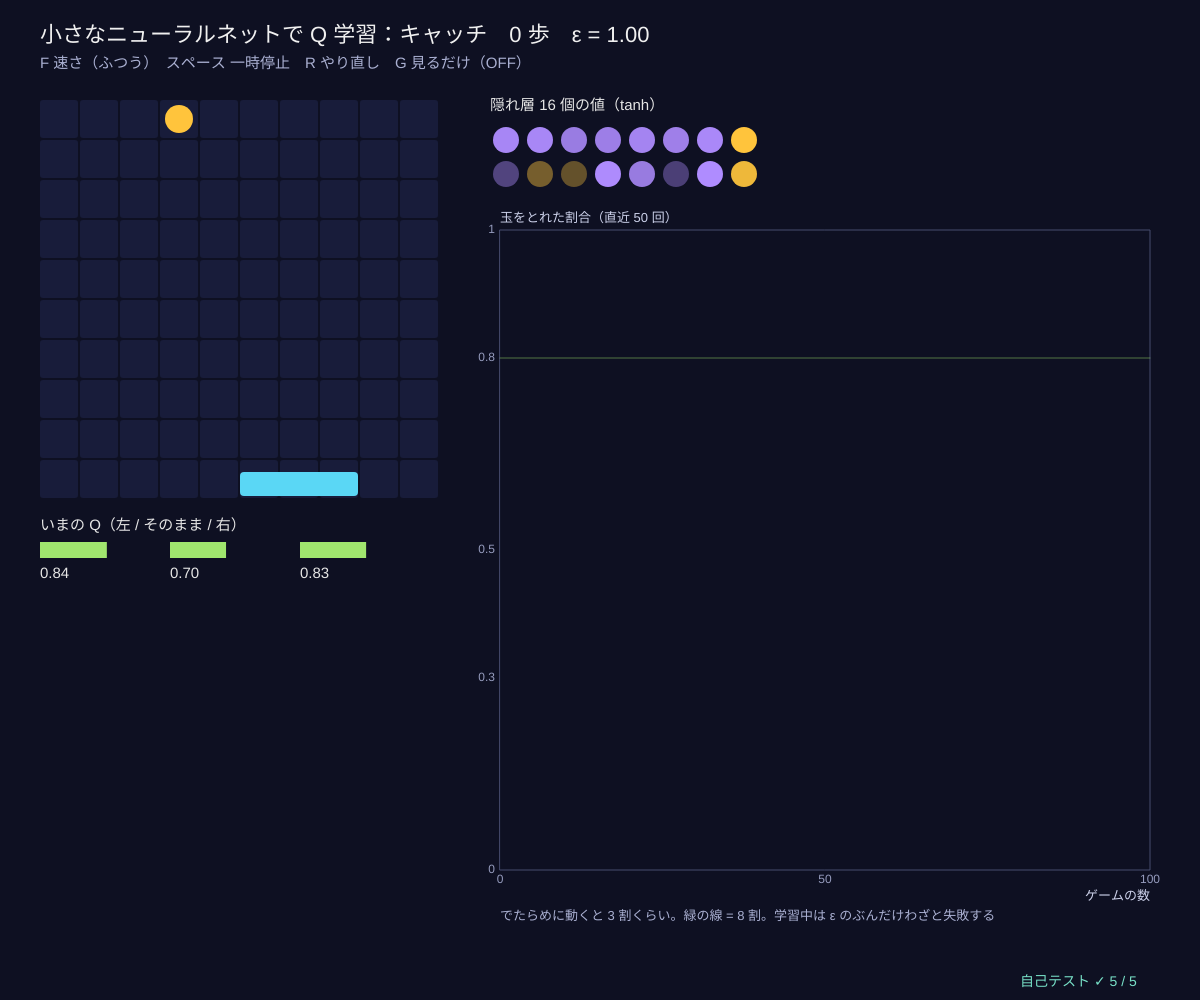
Frame 1 (no input)
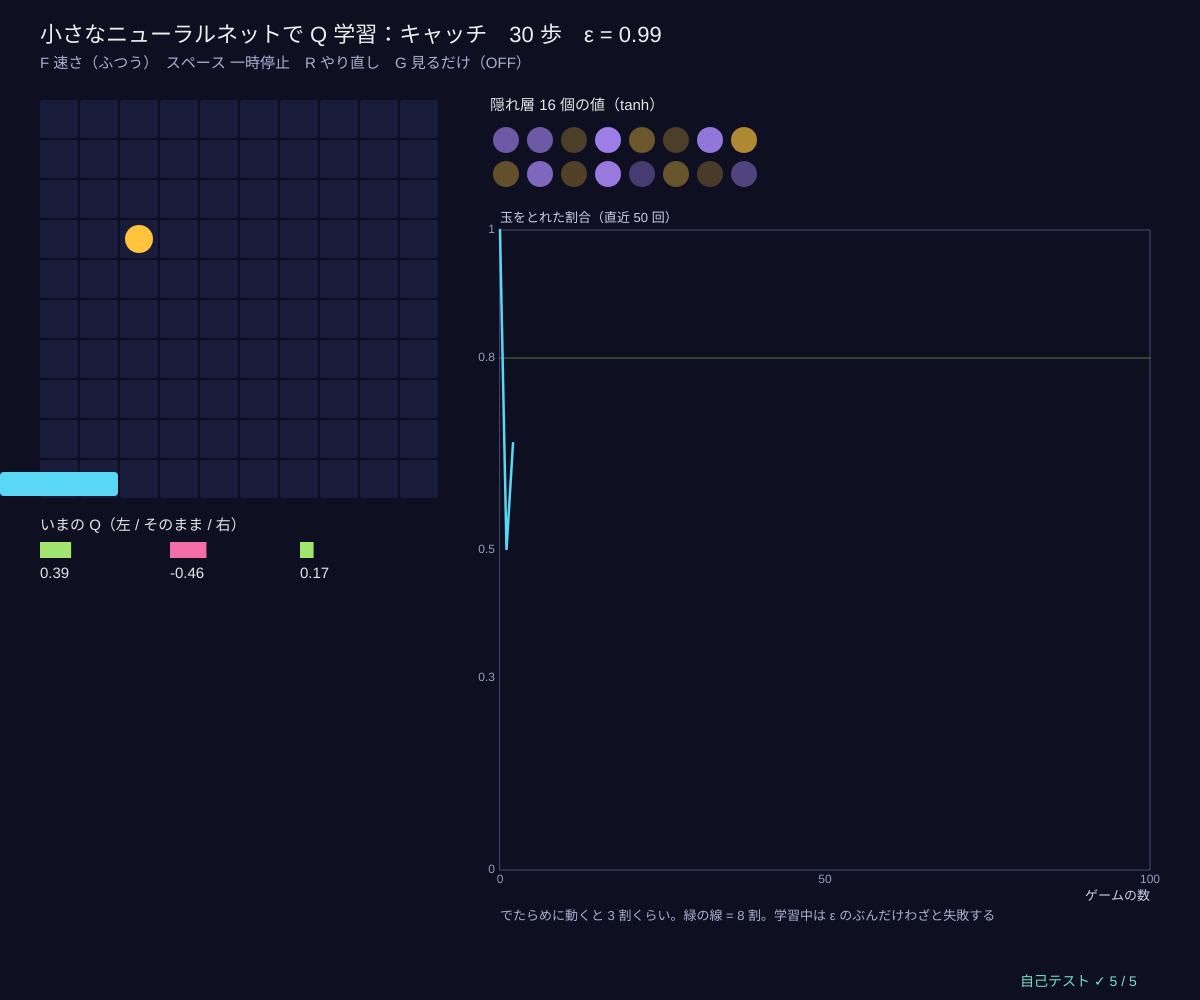
Frame 60 (no input)
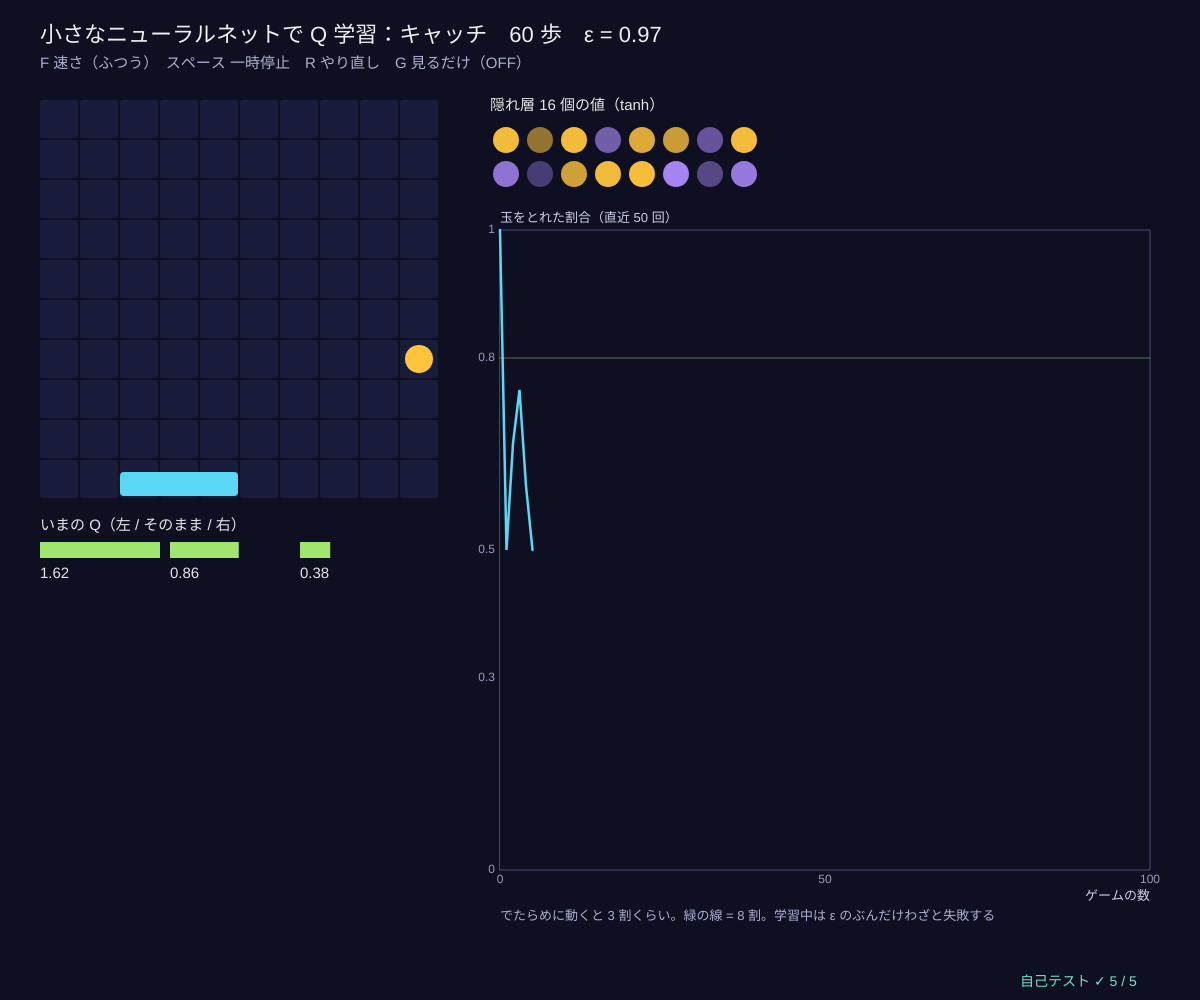
Frame 120 (the mouse pressed at the canvas centre since frame 60)

The p5.js sketch that drew these frames (run headless with seeded random() and noise() and a simulated clock; from frame 60 on, the mouse is pressed at the canvas centre):

// p5.js sketch
// ── sketch.js
// ============================================
// 11 小さなニューラルネットで Q 学習 ─ 落ちてくる玉を、幅 3 のかごで受ける「キャッチ」（10 × 10）
// 状態（玉の列・玉の行・かごの列）を 30 個の 0/1 にして、隠れ層 1 層（16 個、tanh）のネットで Q(s, 左/そのまま/右) を出す。
// 表のかわりにネットを使う Q 学習の 2 つの工夫：経験再生（昔の経験をためて、ランダムに 16 個ずつ学ぶ）と
// ターゲットネットワーク（目標 r + γ max Q′ は、100 歩ごとにコピーした古いネットで計算 → 目標が逃げない）
// 誤差逆伝播は手書き、最適化は Adam。F 速さ / スペース 一時停止 / R やり直し / G 見るだけ（ε = 0、学習しない）
// ============================================

const BOARD_N = 10, NIN = 30, NH = 16, NA = 3;       // ★ 盤の大きさ、入力・隠れ層・出力の数
const GAMMA = 0.9, LR = 0.01, BATCH = 16, BUF_SIZE = 3000, TARGET_EVERY = 100;   // ★ 学習の設定
const EPS_STEPS = 2400;                            // ★ ε を 1 → 0.1 に下げる歩数
const NET_KEYS = ['W1', 'b1', 'W2', 'b2'];
let dqn, speed = 1, paused = false, watchOnly = false, lastQ = [0, 0, 0], lastH = [];
const SPEEDS = ['ゆっくり', 'ふつう', '速い'];

function setup() { createCanvas(windowWidth, windowHeight); selfTest(); seedRng(2); dqn = makeDqn(); }

// ---- ゲーム
function newGame() { return { bx: Math.floor(rnd() * BOARD_N), by: 0, px: Math.floor(rnd() * BOARD_N) }; }
function gameStep(g, a) {                // a = 0 左、1 そのまま、2 右。戻り値：0 続く、+1 とれた、−1 落とした
  g.px = clampv(g.px + a - 1, 0, BOARD_N - 1); g.by++;
  if (g.by === BOARD_N - 1) return Math.abs(g.bx - g.px) <= 1 ? 1 : -1;
  return 0;
}
function encode(g) { return [g.bx, BOARD_N + g.by, 2 * BOARD_N + g.px]; }   // 30 個の入力のうち 1 になる 3 つの番号

// ---- ニューラルネット（30 → 16 tanh → 3）
function newNet() {
  return { W1: Array.from({ length: NH * NIN }, () => randn() * Math.sqrt(1 / 3)), b1: new Array(NH).fill(0), W2: Array.from({ length: NA * NH }, () => randn() * Math.sqrt(1 / NH)), b2: new Array(NA).fill(0) };
}
function cloneNet(n) { let o = {}; for (let k of NET_KEYS) o[k] = n[k].slice(); return o; }
function zerosLike() { return { W1: new Float64Array(NH * NIN), b1: new Float64Array(NH), W2: new Float64Array(NA * NH), b2: new Float64Array(NA) }; }
function forward(net, x) {               // x = 1 になる入力の番号（ほかは 0 なので足すだけ）
  let hid = new Array(NH), q = new Array(NA);
  for (let j = 0; j < NH; j++) { let s = net.b1[j]; for (let i of x) s += net.W1[j * NIN + i]; hid[j] = Math.tanh(s); }
  for (let a = 0; a < NA; a++) { let s = net.b2[a]; for (let j = 0; j < NH; j++) s += net.W2[a * NH + j] * hid[j]; q[a] = s; }
  return { hid, q };
}
// ★ 誤差逆伝播：損失 ½ (Q(s,a) − y)² の各重みでの微分を gr に足しこむ
function backprop(net, x, a, y, gr) {
  let f = forward(net, x), d = f.q[a] - y;
  gr.b2[a] += d;
  for (let j = 0; j < NH; j++) {
    gr.W2[a * NH + j] += d * f.hid[j];
    let dh = d * net.W2[a * NH + j] * (1 - f.hid[j] * f.hid[j]);   // tanh′ = 1 − tanh²
    gr.b1[j] += dh; for (let i of x) gr.W1[j * NIN + i] += dh;
  }
  return 0.5 * d * d;
}
function adamStep(net, gr, opt, n) {     // Adam：勾配の平均と 2 乗の平均で、重みごとに歩幅を調整
  opt.t++; let c1 = 1 - Math.pow(0.9, opt.t), c2 = 1 - Math.pow(0.999, opt.t);
  for (let k of NET_KEYS) {
    let p = net[k], g = gr[k], m = opt.m[k], v = opt.v[k];
    for (let i = 0; i < p.length; i++) {
      let gi = g[i] / n; m[i] = 0.9 * m[i] + 0.1 * gi; v[i] = 0.999 * v[i] + 0.001 * gi * gi;
      p[i] -= (LR * (m[i] / c1)) / (Math.sqrt(v[i] / c2) + 1e-8);
    }
  }
}
// ---- DQN エージェント
function makeDqn() { let net = newNet(); return { net, tgt: cloneNet(net), opt: { t: 0, m: zerosLike(), v: zerosLike() }, gr: zerosLike(), buf: [], t: 0, game: newGame(), results: [] }; }
function epsAt(t) { return Math.max(0.1, 1 - t / EPS_STEPS); }
function dqnStep(d, learn) {
  let x = encode(d.game), f = forward(d.net, x), a = learn && rnd() < epsAt(d.t) ? Math.floor(rnd() * NA) : argmaxFirst(f.q);
  lastQ = f.q; lastH = f.hid;
  let r = gameStep(d.game, a), done = r !== 0, x2 = encode(d.game);
  if (done) { d.results.push(r > 0 ? 1 : 0); d.game = newGame(); }
  if (!learn) return;
  let e = [x, a, r, x2, done];
  if (d.buf.length < BUF_SIZE) d.buf.push(e); else d.buf[d.t % BUF_SIZE] = e;   // 経験再生のバッファ（古いものから上書き）
  if (d.buf.length >= BATCH) {
    for (let k of NET_KEYS) d.gr[k].fill(0);
    for (let k = 0; k < BATCH; k++) {
      let [s, aa, rr, s2, dd] = d.buf[Math.floor(rnd() * d.buf.length)];
      let y = dd ? rr : rr + GAMMA * maxOf(forward(d.tgt, s2).q);   // 目標はターゲットネットワークで
      backprop(d.net, s, aa, y, d.gr);
    }
    adamStep(d.net, d.gr, d.opt, BATCH);
  }
  d.t++;
  if (d.t % TARGET_EVERY === 0) d.tgt = cloneNet(d.net);
}
function catchRate(net) {               // 100 通りの始まり方すべてで、貪欲に動いたときにとれる割合
  let win = 0;
  for (let bx = 0; bx < BOARD_N; bx++) for (let px = 0; px < BOARD_N; px++) { let g = { bx, by: 0, px }, r = 0; while (r === 0) r = gameStep(g, argmaxFirst(forward(net, encode(g)).q)); if (r > 0) win++; }
  return win / (BOARD_N * BOARD_N);
}

function draw() {
  background(...BG);
  let t0 = performance.now();
  if (!paused) {
    if (watchOnly || speed === 0) { if (frameCount % 6 === 0) dqnStep(dqn, !watchOnly); }
    else if (speed === 1) { if (frameCount % 2 === 0) dqnStep(dqn, true); }
    else while (performance.now() - t0 < 7) dqnStep(dqn, true);
  }
  noStroke(); fill(240); textSize(22); textAlign(LEFT, BASELINE);
  text('小さなニューラルネットで Q 学習：キャッチ　' + dqn.t + ' 歩　ε = ' + (watchOnly ? '0（見るだけ）' : epsAt(dqn.t).toFixed(2)), 40, 42);
  fill(170, 176, 210); textSize(15);
  text('F 速さ（' + SPEEDS[speed] + '）　スペース 一時停止　R やり直し　G 見るだけ（' + (watchOnly ? 'ON' : 'OFF') + '）', 40, 68);

  // ---- 盤
  let cs = Math.min(40, (height - 220) / BOARD_N), gx = 40, gy = 100, g = dqn.game;
  for (let y = 0; y < BOARD_N; y++) for (let x = 0; x < BOARD_N; x++) { fill(24, 28, 58); rect(gx + x * cs, gy + y * cs, cs - 2, cs - 2, 3); }
  fill(...GOLD); circle(gx + g.bx * cs + cs / 2 - 1, gy + g.by * cs + cs / 2 - 1, cs * 0.7);
  fill(...CYAN); rect(gx + (g.px - 1) * cs, gy + (BOARD_N - 1) * cs + cs * 0.3, cs * 3 - 2, cs * 0.6, 4);
  // Q の値
  let qx = gx, qy = gy + BOARD_N * cs + 30;
  fill(230); textSize(15); text('いまの Q（左 / そのまま / 右）', qx, qy);
  lastQ.forEach((v, a) => { let w = clampv(Math.abs(v) * 80, 0, 120); fill(v >= 0 ? color(...LIME) : color(...PINK)); rect(qx + a * 130, qy + 12, v >= 0 ? w : w, 16); fill(230); text(fmtN(v, 2), qx + a * 130, qy + 48); });

  // ---- 隠れ層の活性（16 個）
  let nx = gx + BOARD_N * cs + 50, ny = 120;
  fill(230); textSize(15); text('隠れ層 16 個の値（tanh）', nx, ny - 10);
  lastH.forEach((v, j) => { fill(v > 0 ? color(...GOLD, 60 + 195 * v) : color(...VIOLET, 60 - 195 * v)); circle(nx + 16 + (j % 8) * 34, ny + 20 + Math.floor(j / 8) * 34, 26); });

  // ---- 成功率
  let res = dqn.results, n = res.length, rate = [];
  for (let i = 0; i < n; i++) rate.push(meanOf(res.slice(Math.max(0, i - 49), i + 1)));
  let pg = { x: nx + 10, y: 230, w: width - nx - 60, h: height - 360, x0: 0, x1: Math.max(100, n), y0: 0, y1: 1 };
  plotAxes(pg, 'ゲームの数', '玉をとれた割合（直近 50 回）', [0, Math.round(pg.x1 / 2), pg.x1], [0, 0.3, 0.5, 0.8, 1]);
  stroke(...LIME, 120); strokeWeight(1); line(pg.x, gY(pg, 0.8), pg.x + pg.w, gY(pg, 0.8));
  drawCurve(pg, rate, CYAN, 2.5);
  noStroke(); fill(170, 176, 210); textSize(13);
  text('でたらめに動くと 3 割くらい。緑の線 = 8 割。学習中は ε のぶんだけわざと失敗する', pg.x, pg.y + pg.h + 50);
  drawSelfTest(width - 180, height - 14);
}

function keyPressed() {
  if (key === 'f' || key === 'F') speed = (speed + 1) % 3;
  if (key === ' ') paused = !paused;
  if (key === 'r' || key === 'R') dqn = makeDqn();
  if (key === 'g' || key === 'G') watchOnly = !watchOnly;
  return false;
}

// ---- 自己テスト
function selfTest() {
  selfTestResults = [];
  // 数値微分との照合（中心差分）
  seedRng(3); let net = newNet(), x = [3, BOARD_N + 4, 2 * BOARD_N + 6], gr = zerosLike(), worst = 0;
  backprop(net, x, 1, 0.7, gr);
  let lossAt = () => 0.5 * (forward(net, x).q[1] - 0.7) ** 2;
  for (let k of NET_KEYS) for (let i = 0; i < net[k].length; i++) {
    let o = net[k][i]; net[k][i] = o + 1e-5; let lp = lossAt(); net[k][i] = o - 1e-5; let lm = lossAt(); net[k][i] = o;
    let num = (lp - lm) / 2e-5, an = gr[k][i];
    if (Math.abs(num) + Math.abs(an) > 1e-9) worst = Math.max(worst, Math.abs(num - an) / (Math.abs(num) + Math.abs(an)));
  }
  check('誤差逆伝播 = 数値微分（全部の重み、相対誤差の最大 ' + worst.toExponential(1) + ' < 10⁻⁵）', worst < 1e-5);
  let before = catchRate(net);
  seedRng(4); let d = makeDqn(), r0 = catchRate(d.net), copyOk = d.tgt.W1 !== d.net.W1 && d.tgt.W1[0] === d.net.W1[0];
  for (let t = 0; t < 6000; t++) dqnStep(d, true);
  let r1 = catchRate(d.net);
  check('学習前のネットはあまりとれない（' + Math.round(100 * Math.max(before, r0)) + '%）', Math.max(before, r0) < 0.6);
  check('6000 歩学習すると、100 通りの始まり方のうち ' + Math.round(100 * r1) + '% をとれる（> 80%）', r1 > 0.8);
  check('ターゲットネットワークは中身のコピー（同じ値、別の配列）', copyOk);
  check('重みに NaN・Infinity なし', NET_KEYS.every((k) => noNaN(Array.from(d.net[k]))));
  reportSelfTest();
}

// ---------- やってみよう ----------
// 1. TARGET_EVERY を 1 にすると（ターゲットネットワークなし）、学習はどうなる？
// 2. BUF_SIZE を 16 にすると（ほとんど経験再生なし）？ 直前の経験ばかり学ぶとどうなる？
// 3. NH を 4 や 64 にしてみよう。小さすぎると覚えられない、大きいと遅い
// 4. 入力を 100 マスの絵（0/1）にすると、本物の「画面から学ぶ」に近づく（NIN = 100 に）
// 5. G で見るだけにして、学習したかごの動きを観察しよう。どこで動き出す？

// ==================================================
// ここから下は「強化学習の道具」（中身は読まなくても OK。消さないでね）
// ==================================================
// ---- 色と小さな道具
const BG = [14, 16, 34];                // 背景（アーケードの紺）
const GOLD = [255, 196, 60], CYAN = [90, 215, 245], PINK = [245, 110, 170], LIME = [160, 230, 110], VIOLET = [175, 140, 255];
function clampv(v, a, b) { return v < a ? a : v > b ? b : v !== v ? a : v; }     // NaN なら a に戻す
function argmaxR(q) {                  // いちばん大きい値の番号（同点はランダムに 1 つ）
  let m = -Infinity, best = [];
  for (let i = 0; i < q.length; i++) {
    if (q[i] > m + 1e-12) { m = q[i]; best = [i]; } else if (Math.abs(q[i] - m) <= 1e-12) best.push(i);
  }
  return best.length ? best[Math.floor(rnd() * best.length)] : 0;
}
function argmaxFirst(q) { let b = 0; for (let i = 1; i < q.length; i++) if (q[i] > q[b]) b = i; return b; }   // 同点は若い番号
function maxOf(q) { let m = -Infinity; for (let v of q) if (v > m) m = v; return m; }
function epsGreedy(q, eps) { return rnd() < eps ? Math.floor(rnd() * q.length) : argmaxR(q); }   // ε の確率でランダム、ほかは貪欲
function softmaxArr(h, tau) {          // ボルツマン分布 exp(h/τ) / Σ（大きい数でもあふれないように最大値を引く）
  let m = maxOf(h), e = h.map((v) => Math.exp((v - m) / (tau || 1))), s = e.reduce((a, b) => a + b, 0);
  return e.map((v) => v / s);
}
function sampleFrom(p) { let u = rnd(), c = 0; for (let i = 0; i < p.length; i++) { c += p[i]; if (u < c) return i; } return p.length - 1; }
function meanOf(a) { return a.length ? a.reduce((s, v) => s + v, 0) / a.length : 0; }
function fmtN(v, d) { if (typeof v !== 'number' || v !== v) return '?'; let s = v.toFixed(d === undefined ? 2 : d); return s === '-0.00' || s === '-0.0' || s === '-0' ? s.slice(1) : s; }
// ---- 種つきの乱数（同じ種なら毎回同じ列 → 実験をくり返せる）
let rngState = 1;
function seedRng(s) { rngState = (s >>> 0) || 1; }
function rnd() {                       // 0〜1 の一様乱数（mulberry32）
  rngState = (rngState + 0x6d2b79f5) >>> 0;
  let t = rngState;
  t = Math.imul(t ^ (t >>> 15), t | 1);
  t ^= t + Math.imul(t ^ (t >>> 7), t | 61);
  return ((t ^ (t >>> 14)) >>> 0) / 4294967296;
}
function rndInt(a, b) { return a + Math.floor(rnd() * (b - a + 1)); }
function randn() { let u = 1 - rnd(), v = rnd(); return Math.sqrt(-2 * Math.log(u)) * Math.cos(2 * Math.PI * v); }   // 標準正規分布
// ---- グラフの道具：g = { x, y, w, h, x0, x1, y0, y1 }
function gX(g, v) { return g.x + clampv((v - g.x0) / (g.x1 - g.x0), -0.02, 1.02) * g.w; }
function gY(g, v) { return g.y + g.h - clampv((v - g.y0) / (g.y1 - g.y0), -0.02, 1.02) * g.h; }
function plotAxes(g, xl, yl, xt, yt) {
  stroke(70, 76, 110); strokeWeight(1); noFill(); rect(g.x, g.y, g.w, g.h);
  noStroke(); fill(150, 156, 190); textSize(12); textAlign(CENTER, TOP);
  for (let v of xt) text(+v.toPrecision(3), gX(g, v), g.y + g.h + 4);
  textAlign(RIGHT, CENTER);
  for (let v of yt) text(+v.toPrecision(3), g.x - 5, gY(g, v));
  textAlign(LEFT, BASELINE); fill(205, 210, 235); textSize(13);
  text(xl, g.x + g.w - textWidth(xl), g.y + g.h + 30); text(yl, g.x, g.y - 8);
}
function polyline(pts) {               // 点が 2 つ以上あるときだけ折れ線を描く（空の beginShape を作らない）
  if (pts.length < 2) return;
  noFill(); beginShape(); for (let p of pts) vertex(p[0], p[1]); endShape();
}
function smoothArr(a, k) {             // 直前 k 個の平均（ギザギザの学習曲線をならす）
  let out = [], s = 0;
  for (let i = 0; i < a.length; i++) { s += a[i]; if (i >= k) s -= a[i - k]; out.push(s / Math.min(i + 1, k)); }
  return out;
}
function drawCurve(g, arr, col, sw, xOff) {   // arr[i] を x = i (+ xOff) に。長いときは間引いて 600 点まで
  let n = arr.length, stride = Math.max(1, Math.ceil(n / 600)), pts = [];
  for (let i = 0; i < n; i += stride) pts.push([gX(g, i + (xOff || 0)), gY(g, arr[i])]);
  if (n > 1 && (n - 1) % stride) pts.push([gX(g, n - 1 + (xOff || 0)), gY(g, arr[n - 1])]);
  stroke(...col); strokeWeight(sw || 2); polyline(pts);
}
function legend(x, y, items) {         // items = [[色, 名前], …]
  textSize(13); textAlign(LEFT, CENTER);
  for (let [c, s] of items) { noStroke(); fill(...c); rect(x, y - 5, 16, 10); fill(220, 225, 245); text(s, x + 22, y); y += 20; }
}
// ---- 自己テストの道具
let selfTestResults = [];
function check(name, cond) { selfTestResults.push({ name, ok: !!cond }); }
function near(a, b, tol) { return a !== null && a !== undefined && isFinite(a) && Math.abs(a - b) <= (tol === undefined ? 1e-9 : tol); }
function noNaN(v) { return Array.isArray(v) || ArrayBuffer.isView(v) ? Array.from(v).every(noNaN) : !(typeof v === 'number' && !isFinite(v)); }
function reportSelfTest() { for (let r of selfTestResults) (r.ok ? console.log : console.error)((r.ok ? '✓ ' : '✗ ') + r.name); }
function selfTestLine() { let n = selfTestResults.filter((r) => r.ok).length; return '自己テスト ' + (n === selfTestResults.length ? '✓ ' : '✗ ') + n + ' / ' + selfTestResults.length; }
function drawSelfTest(x, y) { noStroke(); fill(selfTestResults.every((r) => r.ok) ? color(120, 225, 200) : color(255, 90, 120)); textSize(14); textAlign(LEFT, BASELINE); text(selfTestLine(), x, y); }
